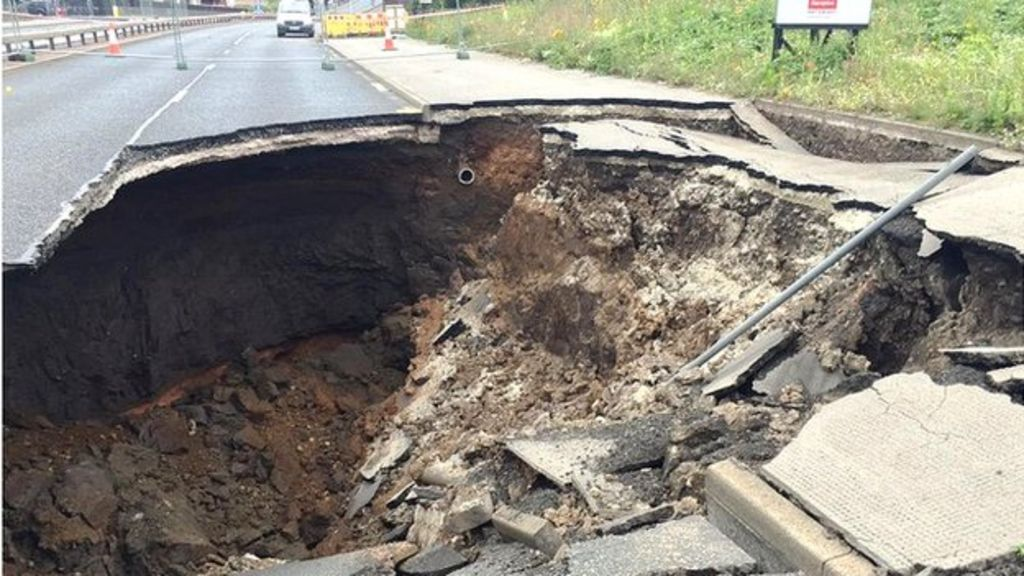
#> input picture images/pothole/pothole1.jpg, 1024 x 576 px
$ python test_image_model.py
#> lines starting #> are read from the running program, lines starting #| are printed output that depends on the picture
import cv2
import numpy as np
import joblib


# -----------------------------------------
# LOAD TRAINED MODEL
# -----------------------------------------

model = joblib.load("image_civic_model.pkl")
#> (reads image_civic_model.pkl from the repository)


# -----------------------------------------
# IMAGE FEATURE EXTRACTION
# -----------------------------------------

def extract_features(image_path):

#> called with image_path = 'images/pothole/pothole1.jpg'
    image = cv2.imread(image_path)
#> image is the input picture: shape (576, 1024, 3); mean B, G, R 122.1, 131.8, 135.5

    if image is None:
        return None

    image = cv2.resize(image, (64, 64))
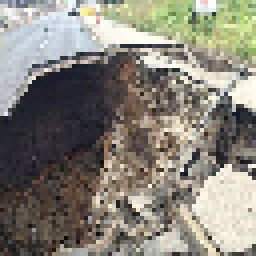
#> image: shape (64, 64, 3) (shown 4 times larger); mean B, G, R 121.7, 131.4, 135.1

    image = cv2.cvtColor(
        image,
        cv2.COLOR_BGR2RGB
    )

    image = image / 255.0

    features = image.flatten()
#> features = 12288 values, max 1 at index 149, min 0 at index 11378, mean 0.508

    return features


# -----------------------------------------
# TEST IMAGE
# -----------------------------------------

image_path = "images/pothole/pothole1.jpg"

features = extract_features(image_path)

if features is None:

    print("Could not read image.")

else:

    features = np.array(features).reshape(1, -1)

#> (the run stopped early here; a loop or call above may not have finished)
